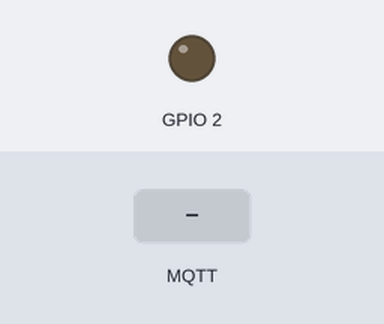
The sketch below on a simulated ESP8266 (NodeMCU). On the bench: output pins drawn as LEDs (lit = HIGH). Dashed ring = blinking. The test bench sets the inputs (shaded band). WiFi joins after 1.5 s; servers stay silent unless stated; no MQTT or app messages arrive unless stated; what the sketch prints to the serial monitor is not drawn.

Above: at 2.7 s.
2.8 s: MQTT message "2" arrives on the first subscribed topic
At 5.5 s:
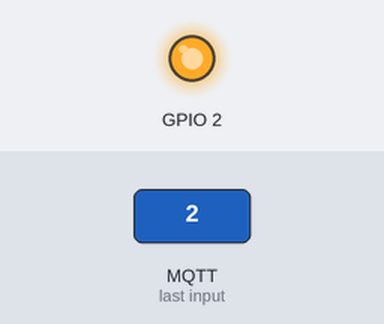
5.8 s: MQTT message "3" arrives on the first subscribed topic
At 6.7 s:
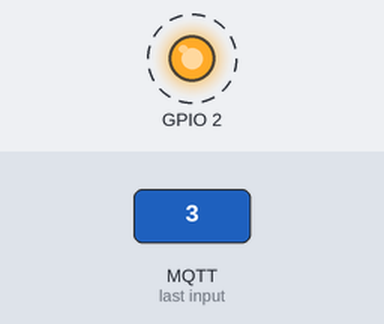
8.8 s: MQTT message "4" arrives on the first subscribed topic
At 13.1 s:
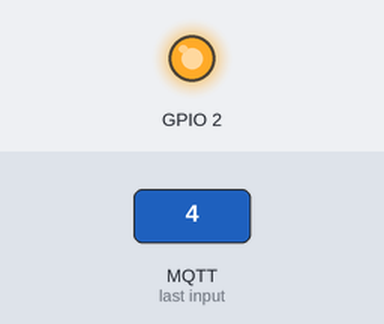
Timing chart, 0 to 14.6 s (numbered marks = the images above; inputs shaded):
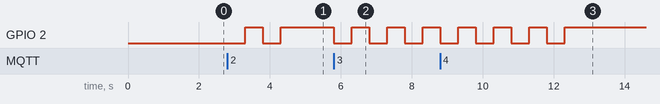

Measured:
- after the input at 2.8 s, GPIO 2: LOW → HIGH after 0.50 s, → LOW 0.50 s later, → HIGH 0.50 s later
- after the input at 5.8 s, GPIO 2: alternates HIGH for 0.50 s and LOW for 0.50 s, starting at once
- after the input at 8.8 s, GPIO 2: alternates HIGH for 0.50 s and LOW for 0.50 s, 8 changes in all, then stays HIGH, starting at once

The sketch:

MQTT_WPSN.ino
```cpp
#include <ESP8266WiFi.h>
#include <PubSubClient.h>
//Projeto baseado em https://www.youtube.com/watch?v=UkIt1wvq-Tk
//https://labdegaragem.com/forum/topics/high-e-low-no-esp8266
//Se o LED integrado na placa, estiver em current  a lógica de acionamento é invertida, mas se for source é logica direta (normalmente usada).?
#define HI LOW
#define LO HIGH

#define pinLED 2  //GP2 ESP-01


//WiFi
const char* SSID = "Nome_da_sua_rede";                // SSID / nome da rede WiFi que deseja se conectar
const char* PASSWORD = "senha_da_sua_rede";           // Senha da rede WiFi que deseja se conectar
WiFiClient wifiClient;

//MQTT Server
const char* BROKER_MQTT = "mqtt.eclipseprojects.io";  //URL do broker MQTT que se deseja utilizar
int BROKER_PORT = 1883;                               // Porta do Broker MQTT

#define ID_MQTT  "WPSN9999"                           //Informe um ID unico e seu. Caso sejam usados IDs repetidos a ultima conexão irá sobrepor a anterior.
#define TOPIC_SUBSCRIBE "WPSN1111"                    //Informe um Tópico único. Caso sejam usados tópicos em duplicidade, o último irá eliminar o anterior.
#define TOPIC_PUBLISH "WPSN0000"                      //Informe um Tópico único. Caso sejam usados tópicos em duplicidade, o último irá eliminar o anterior.
PubSubClient MQTT(wifiClient);                        // Instancia o Cliente MQTT passando o objeto espClient

//Declaração das Funções
void mantemConexoes();                                //Garante que as conexoes com WiFi e MQTT Broker se mantenham ativas
void conectaWiFi();                                   //Faz conexão com WiFi
void conectaMQTT();                                   //Faz conexão com Broker MQTT
void recebePacote(char* topic, byte* payload, unsigned int length);

void setup() {

  pinMode(2, OUTPUT);                                 // Initialize the BUILTIN_LED pin as an output

  Serial.begin(115200);

  conectaWiFi();
  MQTT.setServer(BROKER_MQTT, BROKER_PORT);
  MQTT.setCallback(recebePacote);
}

void loop() {
  mantemConexoes();
  MQTT.loop();
}

void mantemConexoes() {
    if (!MQTT.connected()) {
       conectaMQTT();
    }

    conectaWiFi();                                    //se não há conexão com o WiFI, a conexão é refeita
}

void conectaWiFi() {

  if (WiFi.status() == WL_CONNECTED) {
     return;
  }

  Serial.print("Conectando-se na rede: ");
  Serial.print(SSID);
  Serial.println("  Aguarde!");

  WiFi.begin(SSID, PASSWORD); // Conecta na rede WI-FI
  while (WiFi.status() != WL_CONNECTED) {
      delay(100);
      Serial.print(".");
  }

  Serial.println();
  Serial.print("Conectado com sucesso, na rede: ");
  Serial.print(SSID);
  Serial.print("  IP obtido: ");
  Serial.println(WiFi.localIP());
}

void conectaMQTT() {
    while (!MQTT.connected()) {
        Serial.print("Conectando ao Broker MQTT: ");
        Serial.println(BROKER_MQTT);
        if (MQTT.connect(ID_MQTT)) {
            Serial.println("Conectado ao Broker com sucesso!");
            MQTT.subscribe(TOPIC_SUBSCRIBE);
        }
        else {
            Serial.println("Noo foi possivel se conectar ao broker.");
            Serial.println("Nova tentatica de conexao em 10s");
            delay(10000);
        }
    }
}


void piscaLed(int pino, int qntd){
int controle = 0;
MQTT.publish(TOPIC_PUBLISH,"Estou piscando");
for (int i=0;i<qntd;i++){
  digitalWrite(pino, HI);
  delay(500);
  digitalWrite(pino, LO);
  delay(500);
  controle +=1;
}
if (controle == qntd){
MQTT.publish(TOPIC_PUBLISH, "Parei de piscar. Estou apagado.");
}
}

void recebePacote(char* topic, byte* payload, unsigned int length)
{
    String msg;
    Serial.println(msg);

    //obtem a string do payload recebido
    for(int i = 0; i < length; i++)
    {
       char c = (char)payload[i];
       msg += c;
       Serial.println("msg dentro do for: "+ msg);
    }

    if (msg == "0") {
        Serial.println("Entrei no if == 0");
        digitalWrite(2, LO);
        MQTT.publish(TOPIC_PUBLISH, "Estou apagado");
    }

    if (msg == "1") {
       Serial.println("Entrei no if == 1");
       digitalWrite(2, HI);
       MQTT.publish(TOPIC_PUBLISH, "Estou acesso");
    }

    if (msg == "2"){piscaLed(2, 2);}
    if (msg == "3"){piscaLed(2, 3);}
    if (msg == "4"){piscaLed(2, 4);}
    if (msg == "5"){piscaLed(2, 5);}
    if (msg == "6"){piscaLed(2, 6);}
    if (msg == "7"){piscaLed(2, 7);}
    if (msg == "8"){piscaLed(2, 8);}
    if (msg == "9"){piscaLed(2, 9);}

}
```
